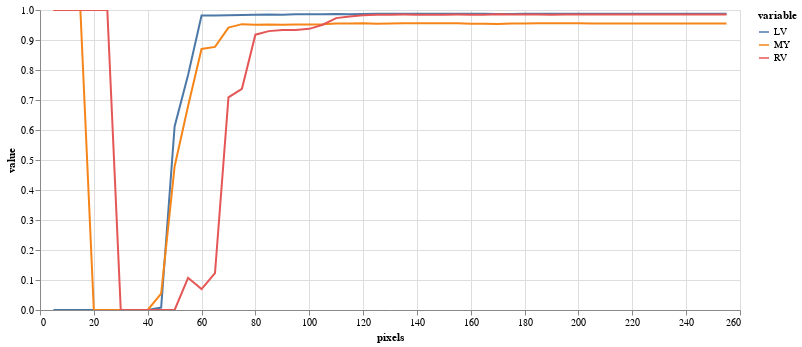

Source (notebook cell):
### Code cell
(alt
 .Chart(results.melt(id_vars=['pixels'],value_vars=['LV','MY','RV']))
 .mark_line()
 .encode(
     x="pixels",
     y="value",
     color="variable",
     tooltip="value"
 )
 .properties(width=700,height=300)
 .interactive()
)

### Figure 1 — Vega-Lite specification as saved in the notebook (floating-point values rounded to 4 significant figures; data arrays with more than 128 entries replaced by an {"elided": "..."} marker saying what was removed)
{"config": {"view": {"continuousWidth": 400, "continuousHeight": 300}}, "data": {"name": "data-6e0fa0dd2600a715c450eb288c45f693"}, "mark": "line", "encoding": {"color": {"type": "nominal", "field": "variable"}, "tooltip": {"type": "quantitative", "field": "value"}, "x": {"type": "quantitative", "field": "pixels"}, "y": {"type": "quantitative", "field": "value"}}, "height": 300, "selection": {"selector003": {"type": "interval", "bind": "scales", "encodings": ["x", "y"]}}, "width": 700, "$schema": "https://vega.github.io/schema/vega-lite/v4.8.1.json", "datasets": {"data-6e0fa0dd2600a715c450eb288c45f693": {"elided": "153 records"}}}
